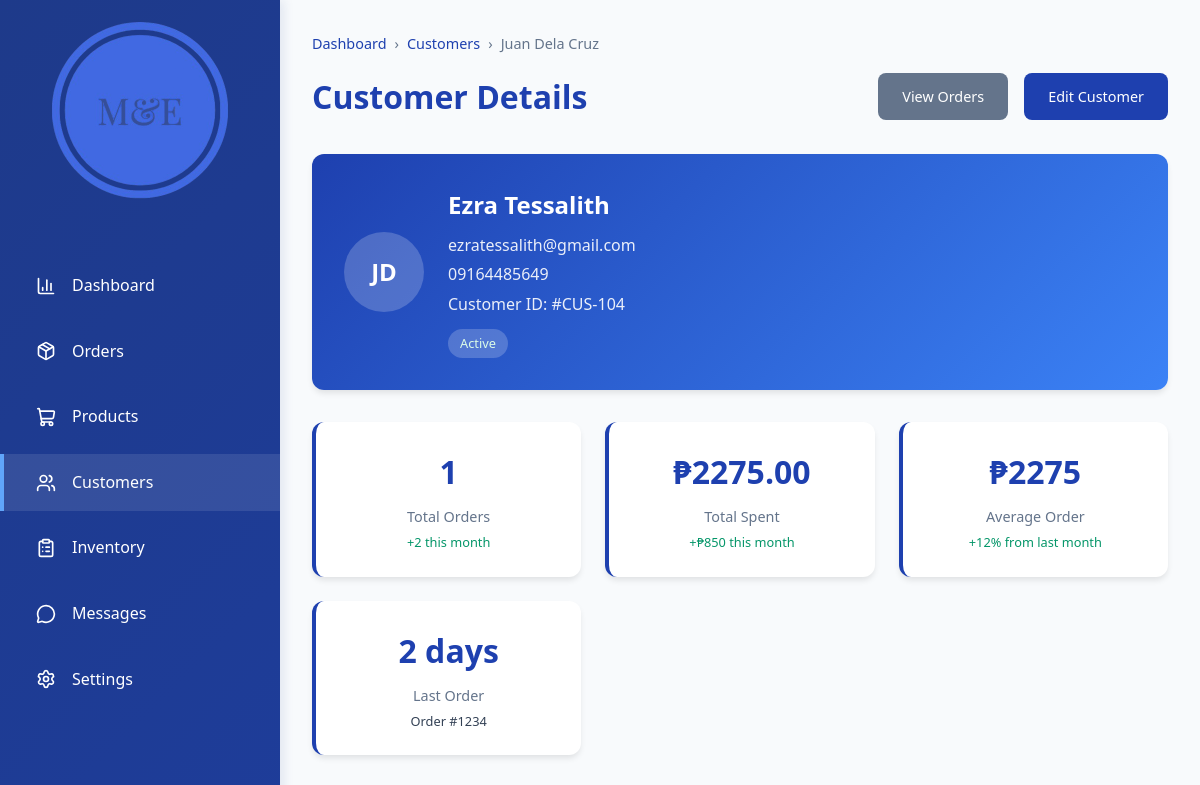
Page /test-files/user-details.php?id=104 (upper part) on the earlier database version.
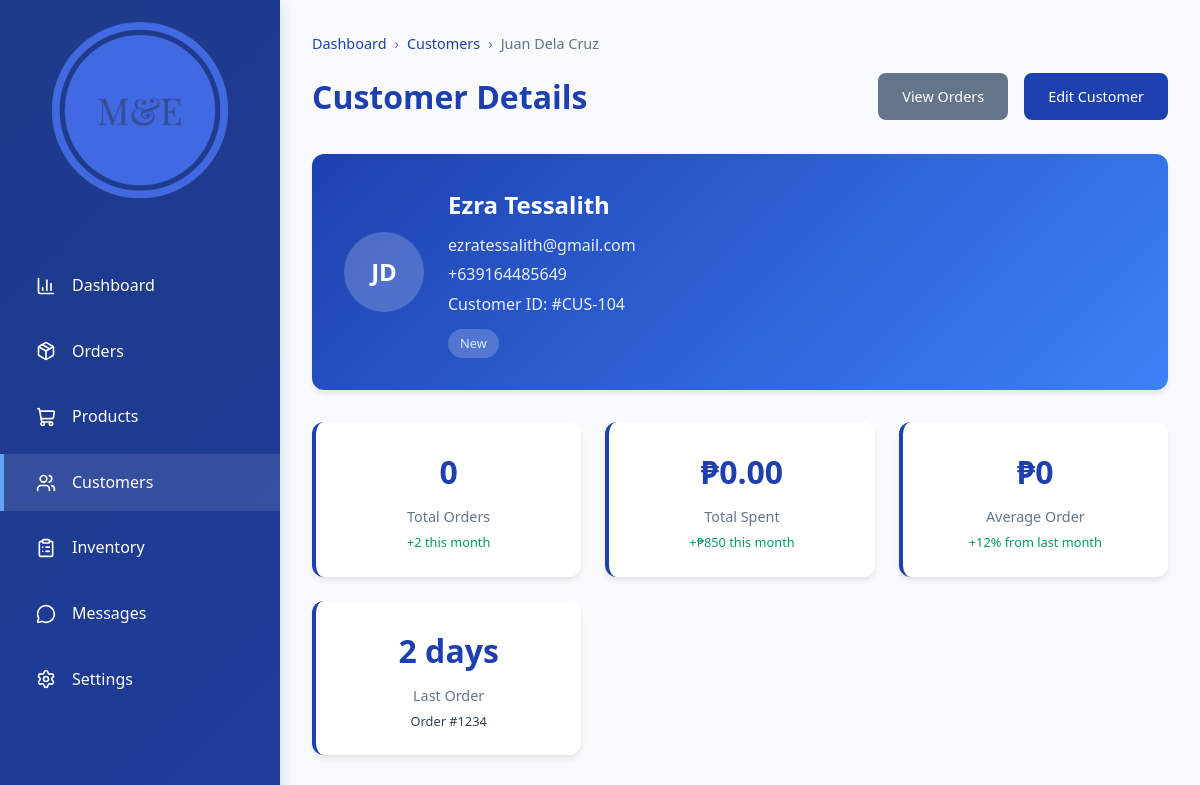
Same page on the later database version.
### tables this page shows
CREATE TABLE `users` (
  `user_id` int(11) NOT NULL,
  `username` varchar(50) DEFAULT NULL,
  `email` varchar(100) NOT NULL,
  `password` varchar(255) DEFAULT NULL,
  `first_name` varchar(50) NOT NULL,
  `middle_name` varchar(50) NOT NULL,
  `last_name` varchar(50) NOT NULL,
  `gender` varchar(20) NOT NULL DEFAULT 'Prefer not to say',
  `date_of_birth` date DEFAULT NULL,
  `is_verified` tinyint(1) NOT NULL DEFAULT 0,
  `contact_number` varchar(15) NOT NULL,
  `address` text NOT NULL,
  `created_at` datetime NOT NULL DEFAULT current_timestamp(),
  `updated_at` timestamp NOT NULL DEFAULT current_timestamp() ON UPDATE current_timestamp(),
  `isActive` tinyint(1) NOT NULL,
  `verification_token` varchar(64) NOT NULL,
  `token_created_at` datetime NOT NULL DEFAULT current_timestamp(),
  `profile_image` varchar(255) DEFAULT NULL,
  `province_id` int(11) DEFAULT NULL,
  `city_id` int(11) DEFAULT NULL,
  `barangay_id` int(11) DEFAULT NULL
);

### test-files/user-details.php (the view, shortened to what the changed rows need)
  <?php
  $pdo = connect();
  if(isset($_GET['id'])){
    $user_id = $_GET['id'];
    try {
      $sql = " SELECT u.user_id, u.first_name, u.last_name, u.email, u.contact_number,
      COUNT(o.order_id) AS total_orders,
      COALESCE(SUM(o.final_amount), 0) AS total_spent,
      COALESCE(ROUND(AVG(o.final_amount)), 0) AS avg_spent
      FROM users u
      LEFT JOIN orders o ON u.user_id = o.user_id
      WHERE u.user_id = :user_id
      GROUP BY u.user_id,u.first_name, u.last_name, u.email, u.contact_number
      ";
      $stmt = $pdo->prepare($sql);
      $stmt->execute([':user_id' => $user_id]);
      $customers = $stmt->fetch(PDO::FETCH_ASSOC);
    } catch (PDOException $e) {
      echo "Database Error: " . $e->getMessage();
    }
  }
   ?>
<!DOCTYPE html>
<html lang="en">
<head>
</head>
<body>
    <div class="dashboard">
        <main class="main-content">
            <div class="header">
                <h2>Customer Details</h2>
            </div>
              <div class="customer-profile">
                  <div class="profile-header">
                      <div class="profile-info">
                          <h3><?=htmlspecialchars($customers['first_name'] . " " . $customers['last_name'])?></h3>
                          <p><?= htmlspecialchars($customers['email']) ?></p>
                          <p><?= htmlspecialchars($customers['contact_number']) ?></p>
                          <p>Customer ID: #CUS-<?= htmlspecialchars($customers['user_id']) ?></p>
                          <?php if ($customers['total_orders'] == 0): ?>
                            <span class="status-badge new">New</span>
                          <?php elseif ($customers['total_orders'] > 0): ?>
                            <span class="status-badge active">Active</span>
                          <?php else: ?>
                            <span class="status-badge inactive">Inactive</span>
                          <?php endif; ?>
                      </div>
                  </div>
              </div>
            <div class="stats-grid">
                <div class="stat-card">
                    <div class="stat-value"><?=htmlspecialchars($customers['total_orders'])?></div>
                    <div class="stat-label">Total Orders</div>
                    <div class="stat-change positive">+2 this month</div>
                </div>
                <div class="stat-card">
                    <div class="stat-value">₱<?=htmlspecialchars($customers['total_spent'])?></div>
                    <div class="stat-label">Total Spent</div>
                    <div class="stat-change positive">+₱850 this month</div>
                </div>
                <div class="stat-card">
                    <div class="stat-value">₱<?=htmlspecialchars($customers['avg_spent'],2)?></div>
                    <div class="stat-label">Average Order</div>
                    <div class="stat-change positive">+12% from last month</div>
                </div>
            </div>
        </main>
    </div>
</body>
</html>

Differences in the rows shown:
changed users "Ezra Tessalith": contact_number "09164485649" → "+639164485649"
Other differences:
$customers['total_orders']: "1" → "0"
$customers['total_spent']: "2275.00" → "0.00"
$customers['avg_spent']: "2275" → "0"
text no longer shown: "Active"
text now shown: "New"
